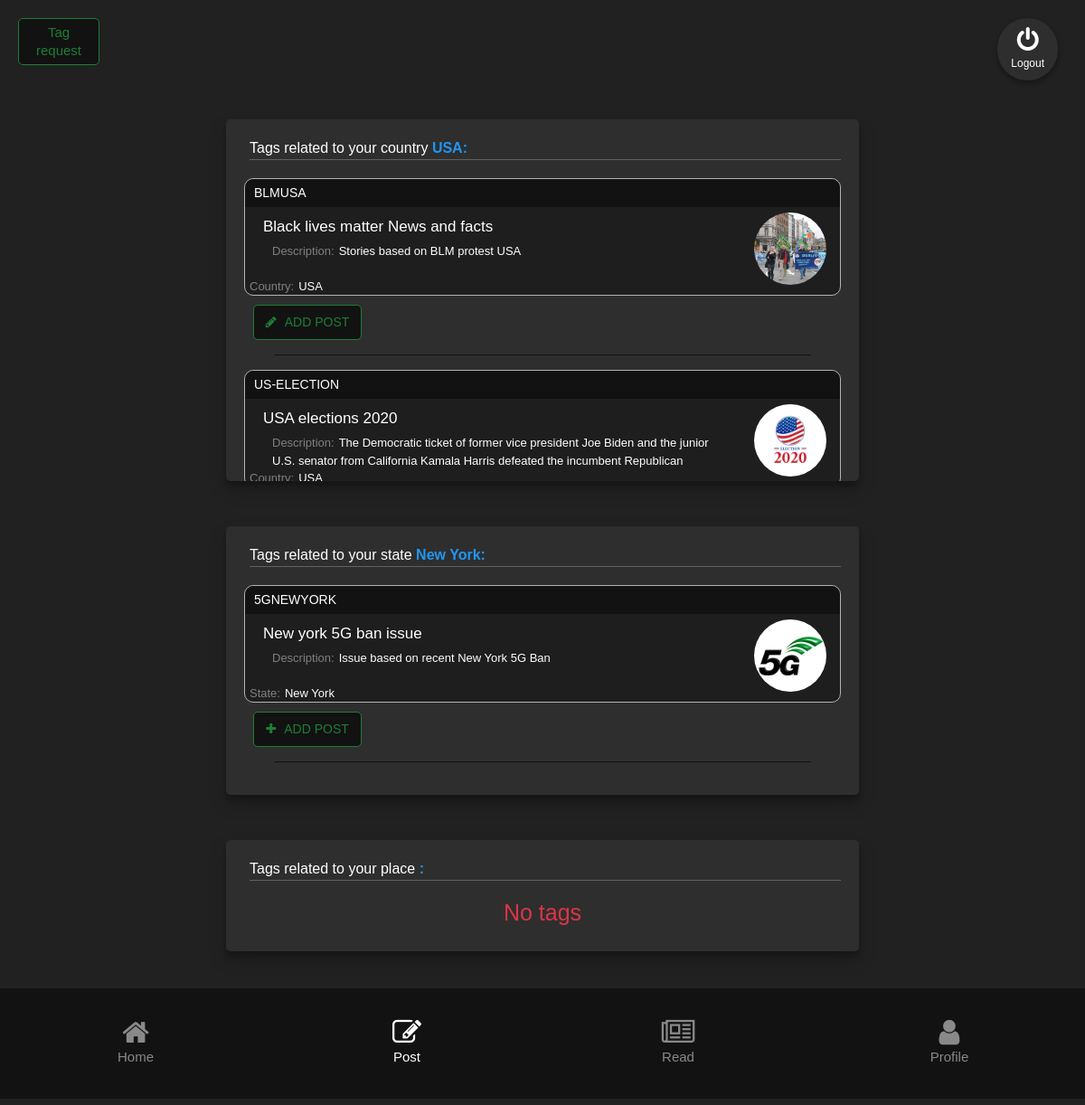
Page /tags/allTags/ (signed in) on the committed database.
### User/models.py (models this page shows, shortened)
class UserModel(models.Model):
    u_name=models.CharField(max_length=20,null=True)
    u_pass=models.CharField(max_length=20,null=False)
    u_username=models.CharField(max_length=20,null=True,unique=True)
    u_email=models.CharField(max_length=20,null=True)
    u_phone=models.CharField(max_length=20,null=True)
    u_age=models.IntegerField()
    u_country= models.CharField(max_length=20,default=0)
    u_state=models.CharField(max_length=20,null=True, blank=True)
    u_latitude=models.CharField(max_length=50, null=True, blank=True) # New: store latitude
    u_longitude=models.CharField(max_length=50, null=True, blank=True) # New: store longitude
    u_detected_city=models.CharField(max_length=50, null=True, blank=True) # New: store detected city
    u_selected_nearby_city=models.CharField(max_length=255, null=True, blank=True) # New: store selected nearby city
    u_security=models.BooleanField(default=0)
    u_verified=models.BooleanField(default=0)

### Tags/models.py (models this page shows, shortened)
class Tagmodel(models.Model):
    tag_title=models.CharField(max_length=40,default=0)
    tag_name=models.CharField(max_length=40,unique=True)
    tag_image=models.ImageField(upload_to='tags')
    tag_disc=models.TextField(default=0)
    t_country=models.CharField(max_length=20)
    t_state=models.CharField(max_length=20)
    t_place=models.CharField(max_length=20)

### Tags/views.py (the view)
# urls.py: path('allTags/',views.alltags,name="all-Tags-List"),
def alltags(request):
    if request.session.has_key('userid'):
        user=UserModel.objects.get(id=request.session['userid'])
        ctags=Tagmodel.objects.filter(t_country__iexact=user.u_country)
        stags=Tagmodel.objects.filter(t_state__iexact=user.u_state)
        if user.u_selected_nearby_city:
            ptags = Tagmodel.objects.filter(t_place__iexact=user.u_selected_nearby_city)
        elif user.u_detected_city:
            ptags = Tagmodel.objects.filter(t_place__iexact=user.u_detected_city)
        else:
            ptags = Tagmodel.objects.none() # No place information available
        return render(request, "alltags.html",{'ctags':ctags ,'stags':stags ,'ptags':ptags , 'user':user})
    else:
        return redirect("/user/login")

### Tags/templates/alltags.html (shortened to what this page needs)
{% extends 'base.html' %}
    {% block content %}
    <a class="tag-request" href="/user/tag-req">
      Tag <br> request
    </a>
    <div class="all-tag-holder">
      <div class="dtag-holder">
        <p class="dtag-title">Tags related to your country <span>{{user.u_country}}:</span></p>
        {% if ctags %}
        {% for ctag in ctags%}
        <a href="{% url 'Posts:post-vote' ctag.id %}">
          <div class="tag">
            <p class="tag-name">{{ctag.tag_name}}</p>
            <p class="tag-title">{{ctag.tag_title}}</p>
            <p class="tag-desc"><span>Description:</span>{{ctag.tag_disc}}</p>
            <img
              class="tag-image"
              src="{{ctag.tag_image.url}}"
              alt="tagimage"
              srcset=""
            />
            <div class="place-holder">
            <div class="places"><span>Country:</span>{{ctag.t_country}}</div>
            </div>
          </div>
          <a href="{% url 'Posts:post-entry' ctag.id %}" class="add-tag-butt">
            <i class="fa fa-pencil" aria-hidden="true"></i><span> ADD POST</span>
          </a>
          <hr>
          </a>
          {%endfor%}
          {% else %}
      <h3 class="tag-error">No tags</h3>
      {% endif %}
      </div>
    <div class="dtag-holder">
      <p class="dtag-title">Tags related to your state <span>{{user.u_state}}:</span></p>
      {% if stags %}
      {% for stag in stags%}
      <a href="{% url 'Posts:post-vote' stag.id %}">
      <div class="tag">
        <p class="tag-name">{{stag.tag_name}}</p>
        <p class="tag-title">{{stag.tag_title}}</p>
        <p class="tag-desc"><span>Description:</span>{{stag.tag_disc}}</p>
        <img
          class="tag-image"
          src="{{stag.tag_image.url}}"
          alt="tagimage"
          srcset=""
        />
        <div class="place-holder">
          <div class="places"><span>State:</span>{{stag.t_state}}</div>
        </div>
      </div>
      <a href="{% url 'Posts:post-entry' stag.id %}" class="add-tag-butt">
        <i class="fa fa-plus" aria-hidden="true"></i><span> ADD POST</span>
      </a>
      <hr>
      </a>
      {%endfor%}
      {% else %}
      <h3 class="tag-error">No tags</h3>
      {% endif %}
</div>
    <div class="dtag-holder">
      <p class="dtag-title">Tags related to your place <span>{{user.u_place}}:</span></p>
      {% if ptags  %}
       {% for stag in ptags%}
      <a href="{% url 'Posts:post-vote' stag.id %}">
      <div class="tag">
        <p class="tag-name">{{stag.tag_name}}</p>
        <p class="tag-title">{{stag.tag_title}}</p>
        <p class="tag-desc"><span>Description:</span>{{stag.tag_disc}}</p>
        <img
          class="tag-image"
          src="{{stag.tag_image.url}}"
          alt="tagimage"
          srcset=""
        />
        <div class="place-holder">
          <div class="places"><span>Place:</span>{{stag.t_place}}</div>
        </div>
      </div>
      <a href="{% url 'Posts:post-entry' stag.id %}" class="add-tag-butt">
        <i class="fa fa-plus" aria-hidden="true"></i><span> ADD POST</span>
      </a>
      <hr>
      </a>
      {%endfor%}
      {% else %}
      <h3 class="tag-error">No tags</h3>
      {% endif %}
</div>
    </div>
    </div>
  {% endblock content %}

### templates/base.html (style rules this page uses)
body { scroll-behavior: smooth; box-sizing: border-box; background-color: #212121; color: white; font-family: 'Poppins', sans-serif; }
a { text-decoration: none; color: black; }
hr { border-top: 1px solid #121212; width: 90%; }
p { margin: 0; }
.add-tag-butt { margin: 10px auto 0 10px; padding: 8px 12px; text-align: center; font-size: 14px; border-radius: 5px; max-width: 120px; background-color: #121212; border: 1px solid #1e7e34; color: #1e7e34; transition: .3s ease-in-out; display: block; width: 100%; cursor: pointer; text-transform: uppercase; font-weight: 500; }
.add-tag-butt i { padding: 0 6px 0 0; }
.all-tag-holder { width: 100%; padding: 20px 0px; }
.dtag-holder { max-width: 700px; margin: 50px auto 20px auto; width: 100%; box-shadow: 0 10px 20px rgb(0 0 0 / 19%), 0 6px 6px rgb(0 0 0 / 23%); max-height: 400px; padding: 20px; background-color: #2e2e2e; border-radius: 5px; color: white; overflow-x: auto; }
.dtag-holder .dtag-title { margin: 0px auto 20px 6px; border-bottom: 1px solid #908e8e85; }
.dtag-holder .dtag-title span { font-weight: 600; color: #2196F3; }
.tag { width: 100%; height: 130px; min-height: 130px; margin: auto; background: #1E1E1E; color: white; margin-top: 10px; border-radius: 10px; border: 1px solid #b9b1b1; padding: 5px; position: relative; }
.tag-image { position: absolute; height: 80px; width: 80px; margin: 10px; right: 5px; margin-top: -40px; border-radius: 50%; top: 60%; }
.tag-error { text-align: center; color: #dc3545; font-size: 25px; }
.tag-name { position: absolute; top: 0px; text-transform: uppercase; background: #121212; color: white; width: 100%; border-radius: 10px 10px 0 0; left: 0px; text-align: left; font-size: 14px; padding: 5px 10px; }
.tag-title { position: absolute; left: 20px; top: 40px; font-size: 17px; font-weight: 400; text-align: left; }
.tag-desc { font-size: 13px; position: absolute; top: 70px; overflow-y: auto; left: 30px; bottom: 20px; padding-right: 120px; }
.tag-desc span { color: grey; margin-right: 5px; }
.place-holder { position: absolute; bottom: 0; margin: 5px auto 0 auto; width: 100%; display: inline-flex; font-size: 15px; }
.places { width: 30%; font-size: 13px; }
.places span { color: grey; margin-right: 5px; }
.tag-request { text-decoration: none; color: #1e7e34; font-weight: 400; border: 1.5px solid #1e7e34; display: block; position: sticky; top: 20px; width: 90px; line-height: 20px; text-align: center; left: 20px; margin: 5px; font-size: 15px; border-radius: 5px; padding: 5px 10px; background-color: #121212; transition: .3s ease-in-out; }

### rows in the picture
UserModel: u_country "USA", u_state "New York"
Tagmodel: tag_name "BLMUSA", tag_title "Black lives matter News and facts", tag_disc "Stories based on BLM protest USA", tag_image (picture), t_country "USA"
Tagmodel: tag_name "US-ELECTION", tag_title "USA elections 2020", tag_disc "The Democratic ticket of former vice president Joe Biden and the junior U.S. senator from California Kamala Harris defeated the incumbent Republican…", tag_image (picture), t_country "USA"
Tagmodel: tag_name "5GNEWYORK", tag_title "New york 5G ban issue", tag_disc "Issue based on recent New York 5G Ban", tag_image (picture), t_state "New York"
